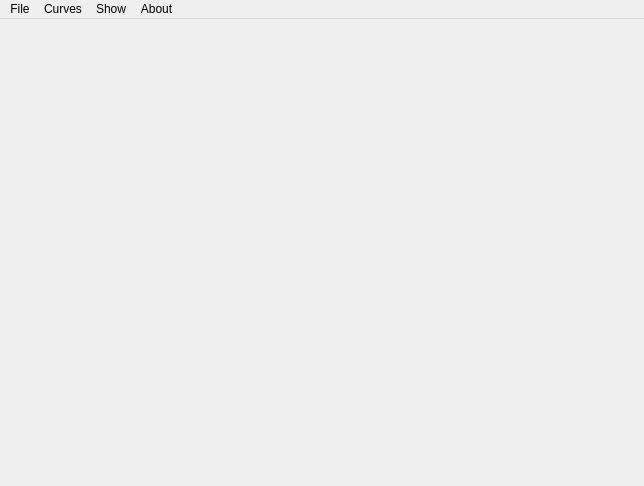
<?xml version="1.0" encoding="UTF-8"?>
<ui version="4.0">
 <class>MainWindow</class>
 <widget class="QMainWindow" name="MainWindow">
  <property name="geometry">
   <rect>
    <x>0</x>
    <y>0</y>
    <width>644</width>
    <height>486</height>
   </rect>
  </property>
  <property name="windowTitle">
   <string>MainWindow</string>
  </property>
  <widget class="QWidget" name="centralwidget">
   <widget class="QWidget" name="gridLayoutWidget">
    <property name="geometry">
     <rect>
      <x>0</x>
      <y>0</y>
      <width>641</width>
      <height>461</height>
     </rect>
    </property>
    <layout class="QGridLayout" name="globalGridLayout"/>
   </widget>
  </widget>
  <widget class="QMenuBar" name="menubar">
   <property name="geometry">
    <rect>
     <x>0</x>
     <y>0</y>
     <width>644</width>
     <height>22</height>
    </rect>
   </property>
   <widget class="QMenu" name="menuFile">
    <property name="title">
     <string>File</string>
    </property>
    <addaction name="actionNew_Project"/>
    <addaction name="actionLoad_Project"/>
    <addaction name="actionSave_project"/>
    <addaction name="actionSave_as"/>
    <addaction name="actionImport_curve"/>
    <addaction name="actionExport_audio_file"/>
   </widget>
   <widget class="QMenu" name="menuCurves">
    <property name="title">
     <string>Curves</string>
    </property>
    <addaction name="actionAdd_curve"/>
    <addaction name="actionDuplicate_curves"/>
    <addaction name="actionRemove_all_curves"/>
    <addaction name="actionRemove_curve"/>
   </widget>
   <widget class="QMenu" name="menuAbout">
    <property name="title">
     <string>About</string>
    </property>
    <addaction name="actionAbout_CTG"/>
   </widget>
   <widget class="QMenu" name="menuShow">
    <property name="title">
     <string>Show</string>
    </property>
    <addaction name="actionShow_Proj_struct"/>
   </widget>
   <addaction name="menuFile"/>
   <addaction name="menuCurves"/>
   <addaction name="menuShow"/>
   <addaction name="menuAbout"/>
  </widget>
  <action name="actionSave_project">
   <property name="text">
    <string>Save project</string>
   </property>
   <property name="shortcut">
    <string>Ctrl+S</string>
   </property>
  </action>
  <action name="actionLoad_Project">
   <property name="text">
    <string>Load Project</string>
   </property>
   <property name="shortcut">
    <string>Ctrl+L</string>
   </property>
  </action>
  <action name="actionImport_curve">
   <property name="text">
    <string>Import curve</string>
   </property>
   <property name="shortcut">
    <string>Ctrl+I</string>
   </property>
  </action>
  <action name="actionExport_audio_file">
   <property name="text">
    <string>Export audio file...</string>
   </property>
   <property name="shortcut">
    <string>Ctrl+E</string>
   </property>
  </action>
  <action name="actionRemove_all_curves">
   <property name="text">
    <string>Remove all curves</string>
   </property>
   <property name="shortcut">
    <string>Ctrl+Shift+R</string>
   </property>
  </action>
  <action name="actionRemove_curve">
   <property name="text">
    <string>Remove curve</string>
   </property>
   <property name="shortcut">
    <string>Ctrl+R</string>
   </property>
  </action>
  <action name="actionAdd_curve">
   <property name="text">
    <string>Add curve</string>
   </property>
   <property name="shortcut">
    <string>Ctrl+A</string>
   </property>
  </action>
  <action name="actionDuplicate_curves">
   <property name="text">
    <string>Duplicate curves</string>
   </property>
   <property name="shortcut">
    <string>Ctrl+D</string>
   </property>
  </action>
  <action name="actionAbout_CTG">
   <property name="text">
    <string>About CTG</string>
   </property>
  </action>
  <action name="actionNew_Project">
   <property name="text">
    <string>New Project</string>
   </property>
   <property name="toolTip">
    <string>Create a new Project</string>
   </property>
   <property name="shortcut">
    <string>Ctrl+N</string>
   </property>
  </action>
  <action name="actionShow_Proj_struct">
   <property name="text">
    <string>Show Proj struct</string>
   </property>
  </action>
  <action name="actionSave_as">
   <property name="text">
    <string>Save as...</string>
   </property>
   <property name="shortcut">
    <string>Ctrl+Shift+S</string>
   </property>
  </action>
 </widget>
 <resources/>
 <connections/>
</ui>
